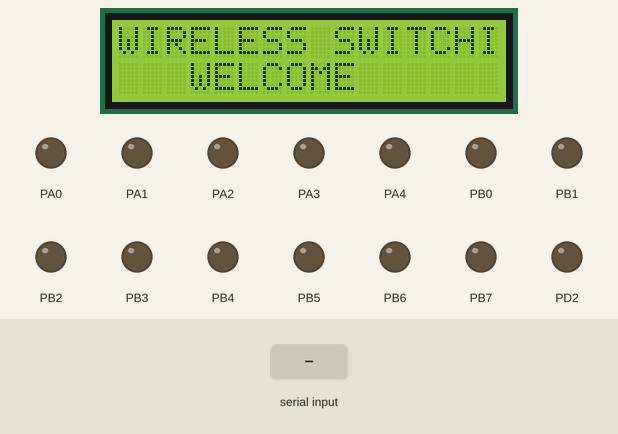
The program below on a simulated ATmega32, built with avr-gcc and emulated at 11.0592 MHz. Parts: 16×2 character LCD, output pins drawn as LEDs (lit = HIGH). Wiring (inferred from the names in the program): character LCD (HD44780): RS PA5; R/W PA6; E PA7; data PC0, PC1, PC2, PC3, PC4, PC5, PC6, PC7. The inputs (shaded band) are chosen by the test bench. Pins used as bus, display or sensor lines are not drawn; what the program prints to the serial monitor is not drawn.

Above: at 1.2 s.
1.3 s: "1" received over Serial
At 2.4 s:
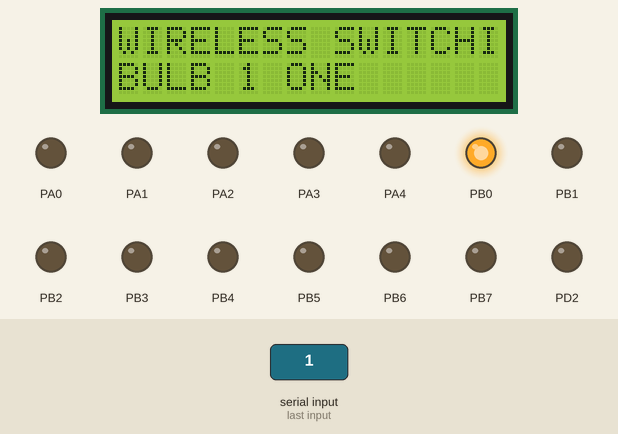
2.8 s: "5" received over Serial
At 3.4 s:
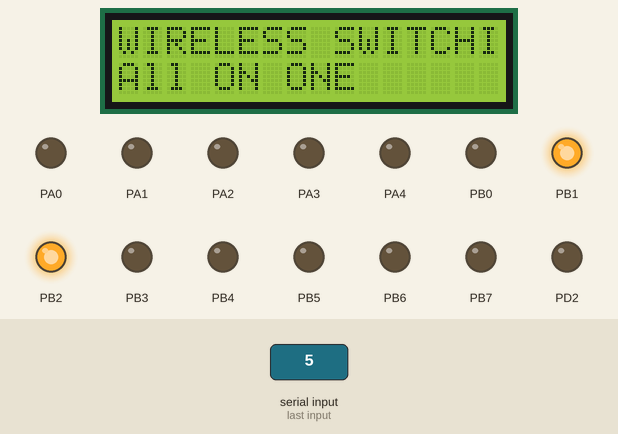
4.3 s: "2" received over Serial
At 4.8 s:
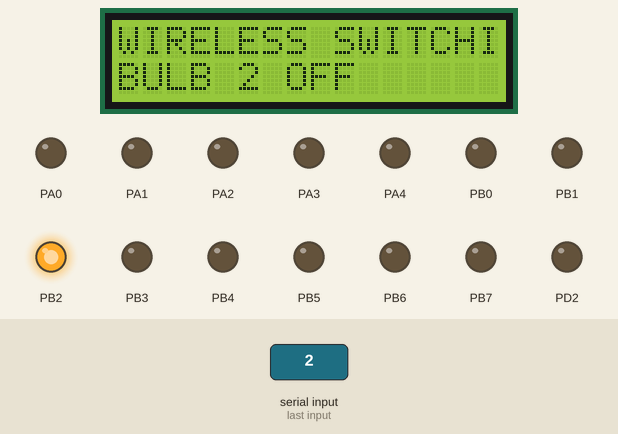
5.8 s: "4" received over Serial
At 7.0 s:
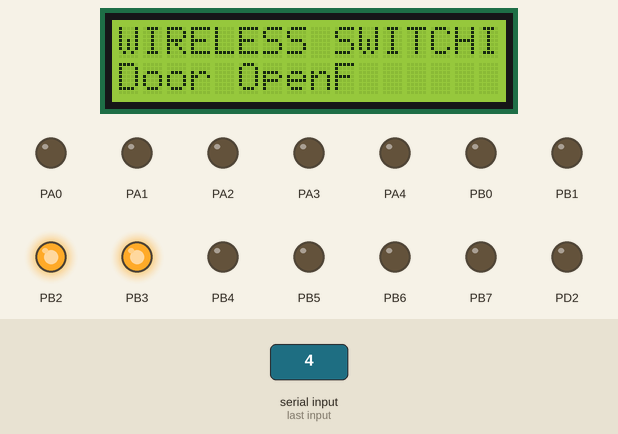
7.3 s: "2" received over Serial
At 8.2 s:
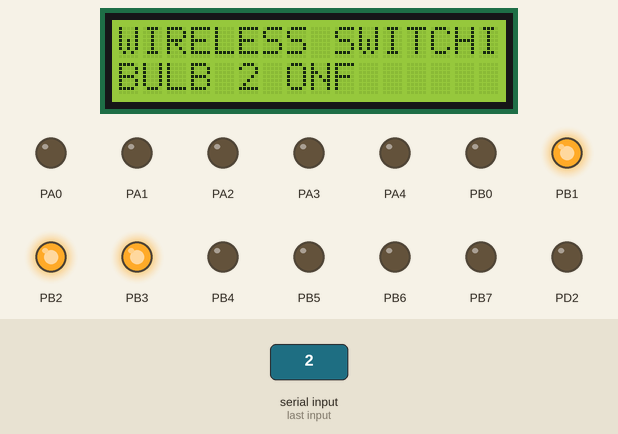
8.8 s: "5" received over Serial
At 9.2 s:
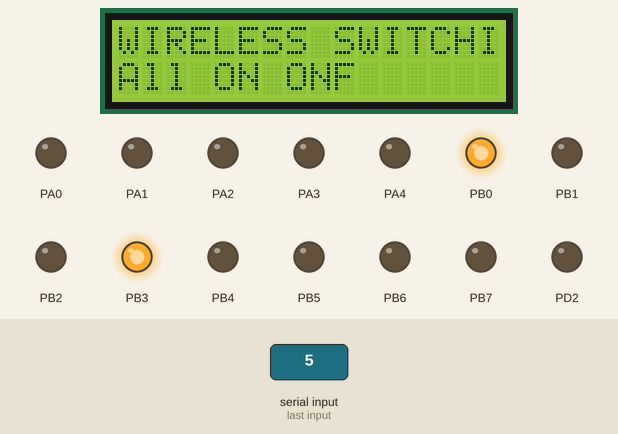
Timing chart, 0 to 11.3 s (numbered marks = the images above; inputs shaded):
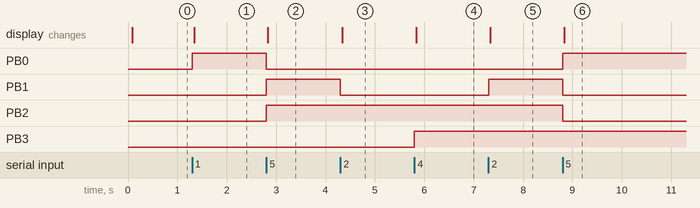

The program:

Minro_project.c
```c
#include <avr/io.h>
# define F_CPU 11059200UL
#include <util/delay.h>
#define BaudRate 9600
#define BAUD_PRESCALE (((F_CPU/(BaudRate*16UL)))-1)
#define en PA7
#define rw PA6
#define rs PA5
#define LCD_data PORTC
#define ctrl PORTA

void LCD_cmd(unsigned char cmd);
void init_LCD (void);
void LCD_write(unsigned char data);
void LCD_write_string();
unsigned int press;


char hc_05_buffer1[25], hc_05_buffer2[50];
char temp;

void hc_05_bluetooth_transmit_byte(char data_byte);
char hc_05_bluetooth_receive_byte(void);
void hc_05_bluetooth_transmit_string(char *transmit_string);
void hc_05_bluetooth_transmit_command(char *transmit_string);
char *hc_05_bluetooth_receive_string(char *receive_string, unsigned char terminating_character);


void usart_init();

void usart_data_transmit(unsigned char data );

unsigned char usart_data_receive( void );

void usart_string_transmit(char *string);

char *usart_string_receive(char *receive_string,unsigned char terminating_character);

int main(void)
{

	DDRD = 0xFF;  //tx and rx
	DDRC = 0xFF;  //lcd data
	DDRB = 0xFF;   //relay
	DDRA= 0xFF;    //lcd ctrl

	init_LCD();
	LCD_write_string("WIRELESS SWITCHING ");
	LCD_cmd(0xc0);
	LCD_write_string("   WELCOME");


	char received_data;
	/*Variable declaration*/

	usart_init();
	/*USART initialization*/

	hc_05_bluetooth_transmit_string("Wireless Switching");
	/*Transmits a string to Bluetooth of Module*/

	hc_05_bluetooth_transmit_byte(0x0d);
	/*Transmits Carriage return to Bluetooth Module*/

	hc_05_bluetooth_transmit_byte(0x0a);
	/*Transmits New Line to Bluetooth Module for new line*/

	hc_05_bluetooth_transmit_string("Final Defence");
	/*Transmits a string to Bluetooth Module*/

	hc_05_bluetooth_transmit_byte(0x0d);
	/*Transmits Carriage return to Bluetooth Module*/

	hc_05_bluetooth_transmit_byte(0x0a);
	/*Transmits New Line to Bluetooth Module for new line*/

	hc_05_bluetooth_transmit_string("Control Keys for Appliances:");
	/*Transmits a string to Bluetooth of Module*/

	hc_05_bluetooth_transmit_byte(0x0d);
	/*Transmits Carriage return to Bluetooth Module*/

	hc_05_bluetooth_transmit_byte(0x0a);
	/*Transmits New Line to Bluetooth Module for new line*/

	hc_05_bluetooth_transmit_string("1=Appliance 1 ON or OFF");
	/*Transmits a string to Bluetooth of Module*/

	hc_05_bluetooth_transmit_byte(0x0d);
	/*Transmits Carriage return */

	hc_05_bluetooth_transmit_byte(0x0a);
	/*Transmits New Line */

	hc_05_bluetooth_transmit_string("2=Appliance 2 ON or OFF");
	/*Transmits a string to Bluetooth*/

	hc_05_bluetooth_transmit_byte(0x0d);
	/*Transmits Carriage return to Bluetooth*/

	hc_05_bluetooth_transmit_byte(0x0a);
	/*Transmits New Line to Bluetooth */

	hc_05_bluetooth_transmit_string("3=Appliance 3 ON or OFF");
	/*Transmits a string to Bluetooth */

	hc_05_bluetooth_transmit_byte(0x0d);
	/*Transmits Carriage return to Bluetooth*/

	hc_05_bluetooth_transmit_byte(0x0a);
	/*Transmits New Line to Bluetooth Module for new line*/

	hc_05_bluetooth_transmit_string("4=Appliance 4 ON ");
	/*Transmits a string to Bluetooth of Module*/

	hc_05_bluetooth_transmit_byte(0x0d);
	/*Transmits Carriage return to Bluetooth */
	hc_05_bluetooth_transmit_string("7=Appliance 4 OFF");
	/*Transmits a string to Bluetooth of Module*/

	hc_05_bluetooth_transmit_byte(0x0d);
	/*Transmits Carriage return to Bluetooth */

	hc_05_bluetooth_transmit_byte(0x0a);
	/*Transmits New Line to Bluetooth */

	hc_05_bluetooth_transmit_string("5=All Appliances ON");
	/*Transmits a string to Bluetooth */

	hc_05_bluetooth_transmit_byte(0x0d);
	/*Transmits Carriage return to Bluetooth*/

	hc_05_bluetooth_transmit_byte(0x0a);
	/*Transmits New Line to Bluetooth Module */

	hc_05_bluetooth_transmit_string("6=All Appliances OFF");
	/*Transmits a string to Bluetooth */

	hc_05_bluetooth_transmit_byte(0x0d);
	/*Transmits Carriage return to Bluetooth*/

	hc_05_bluetooth_transmit_byte(0x0a);
	/*Transmits New Line to Bluetooth Module */


	/*Checking the pressed key to Turn ON and OFF appliances*/
	while(1)
	{

		/*Start of infinite loop*/
		received_data=hc_05_bluetooth_receive_byte();
		/*Microcontroller will receive a character from Bluetooth Module*/

		if(received_data == '1')
		{
			PORTB^=0x01;

			/*Appliance 1 changes status*/

			if(PORTB & 0x01)
			{
				hc_05_bluetooth_transmit_string("Appliance 1 is ON");	   /*Transmits a string to Bluetooth of Module*/
				LCD_cmd(0xc0);
				LCD_write_string("BULB 1 ON");
				_delay_ms(1000);

			}
			else
			{
				hc_05_bluetooth_transmit_string("Appliance 1 is OFF");	   /*Transmits a string to Bluetooth of Module*/
				LCD_cmd(0xc0);
				LCD_write_string("BULB 1 OFF");
				_delay_ms(1000);

			}
		}
		else if(received_data == '2')
		{
			PORTB^=0x02;	   /*Appliance 2 changes status*/

			if(PORTB & 0x02)
			{
				hc_05_bluetooth_transmit_string("Appliance 2 is ON");   /*Transmits a string to Bluetooth of Module*/
				LCD_cmd(0xc0);
				LCD_write_string("BULB 2 ON");
				_delay_ms(1000);


			}
			else
			{
				hc_05_bluetooth_transmit_string("Appliance 2 is OFF");   /*Transmits a string to Bluetooth of Module*/
				LCD_cmd(0xc0);
				LCD_write_string("BULB 2 OFF");
				_delay_ms(1000);

			}
		}
		else if(received_data == '3')
		{
			PORTB^=0x04;   /*Appliance 3 changes status*/

			if(PORTB & 0x04)
			{
				hc_05_bluetooth_transmit_string("Appliance 3 is ON");   /*Transmits a string to Bluetooth of Module*/
				LCD_cmd(0xc0);
				LCD_write_string("BULB 3 ON");
				_delay_ms(1000);

			}
			else
			{
				hc_05_bluetooth_transmit_string("Appliance 3 is OFF");   /*Transmits a string to Bluetooth of Module*/
				LCD_cmd(0xc0);
				LCD_write_string("BULB 3 OFF");
				_delay_ms(1000);

			}
		}
		else if(received_data == '4')
		{
			PORTB^=0x08;  /*Appliance 4 changes status*/
			if(PORTB & 0x08)
			{
				hc_05_bluetooth_transmit_string("Appliance 4 is ON");
				LCD_cmd(0XC0);
				LCD_write_string("Door Open");
				_delay_ms(1000);
			}
			else
			{
				hc_05_bluetooth_transmit_string("Appliance 4 is OFF");  /*Transmits a string to Bluetooth of Module*/
				LCD_cmd(0XC0);
				LCD_write_string("Door Close");
				_delay_ms(1000);
			}
		}
		else if(received_data == '5')
		{
			PORTB^=0x07;
			if(PORTB & 0x07)
			{
				hc_05_bluetooth_transmit_string("All Appliance are ON");
				LCD_cmd(0XC0);
				LCD_write_string("All ON");
				_delay_ms(1000);
			}
			else

			{
				hc_05_bluetooth_transmit_string("All Appliance are OFF");  /*Transmits a string to Bluetooth of Module*/
				LCD_cmd(0XC0);
				LCD_write_string("All Appliance are OFF");
				_delay_ms(1000);
			}
		}

		else if (received_data== ' ')
		{
			LCD_cmd(0xc0);
			LCD_write_string("    WELCOME");
		}
		else
		{
			hc_05_bluetooth_transmit_string("Invalid Key");  /*Transmits a string to Bluetooth of Module*/
			LCD_cmd(0xc0);
			LCD_write_string("received_data");


		}

	}
}


void hc_05_bluetooth_transmit_byte(char data_byte)
{
	usart_data_transmit(data_byte);
}
char hc_05_bluetooth_receive_byte(void)
{
	return usart_data_receive();
}
void hc_05_bluetooth_transmit_string(char *transmit_string)
{
	usart_string_transmit(transmit_string);
}
char *hc_05_bluetooth_receive_string(char *receive_string, unsigned char terminating_character)
{
	unsigned char temp=0x00;
	for(unsigned char i=0;;i++)
	{
		*(receive_string+i)=usart_data_receive();
		if(*(receive_string+i)==terminating_character)
		break;
		else
		temp++;
	}
	*(receive_string+temp)='\0';
	return receive_string;
}


void usart_init()
{
	UBRRH = (BAUD_PRESCALE>>8);
	UBRRL =BAUD_PRESCALE;
	UCSRB|= (1<<RXEN)|(1<<TXEN);
	UCSRC |= (1 << URSEL) | (0<<USBS) | (1 << UCSZ0) | (1 << UCSZ1);
}


void usart_data_transmit(unsigned char data )
{
	while ( !( UCSRA & (1<<UDRE)) )
	;
	UDR = data;
	_delay_ms(1);
}

unsigned char usart_data_receive( void )
{
	while ( !(UCSRA & (1<<RXC)) );
	return UDR;
}

void usart_string_transmit(char *string)
{
	while(*string)
	{
		usart_data_transmit(*string++);
	}
}

char *usart_string_receive(char *receive_string,unsigned char terminating_character)
{
	unsigned char temp=0x00;
	for(unsigned char i=0;;i++)
	{
		*(receive_string+i)=usart_data_receive();
		if(*(receive_string+i)==terminating_character)
		break;
		else
		temp++;
	}
	*(receive_string+temp)='\0';
	return receive_string;
}
//LCD command

void init_LCD(void)
{
	LCD_cmd(0x38);
	_delay_ms(1);
	LCD_cmd(0x01);
	_delay_ms(1);
	LCD_cmd(0x80);
	_delay_ms(1);
	_delay_ms(10);
	LCD_cmd(0x06);
	_delay_ms(1);
	LCD_cmd(0x0c);
	_delay_ms(1);

	return ;
}
void LCD_cmd(unsigned char cmd)
{
	PORTC=cmd;
	ctrl=(0<<rs)|(0<<rw)|(1<<en);
	_delay_ms(1);
	ctrl=(0<<rs)|(0<<rw)|(0<<en);
	_delay_ms(1);
	return;
}
void LCD_write(unsigned char data)
{
	PORTC=data;
	ctrl=(1<<rs)|(0<<rw)|(1<<en);
	_delay_ms(1);
	ctrl=(1<<rs)|(0<<rw)|(0<<en);
	_delay_ms(1);
	return;
}
void LCD_write_string(unsigned char *str)
{
	int i=0;
	while(str[i]!='\0')
	{
		LCD_write(str[i]);
		i++;
	}
	return;
}
```

Measured:
- after the input at 1.3 s, PB0: LOW → HIGH at once; the display: changes at once (image 1)
- after the input at 2.8 s, PB0: HIGH → LOW at once; PB1, PB2: LOW → HIGH at once; the display: changes at once (image 2)
- after the input at 4.3 s, PB1: HIGH → LOW at once; the display: changes at once (image 3)
- after the input at 5.8 s, PB3: LOW → HIGH at once; the display: changes at once (image 4)
- after the input at 7.3 s, PB1: LOW → HIGH at once; the display: changes at once (image 5)
- after the input at 8.8 s, PB0: LOW → HIGH at once; PB1, PB2: HIGH → LOW at once; the display: changes at once (image 6)
